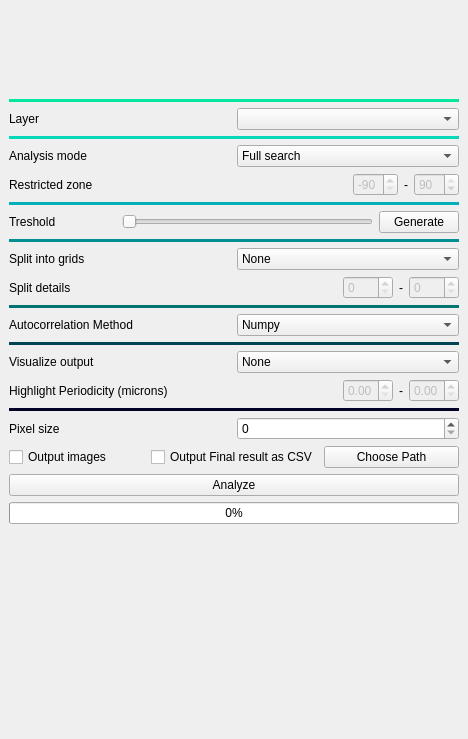
<?xml version="1.0" encoding="UTF-8"?>
<ui version="4.0">
 <class>K2: Wave Breaker</class>
 <widget class="QMainWindow" name="K2: Wave Breaker">
  <property name="geometry">
   <rect>
    <x>0</x>
    <y>0</y>
    <width>468</width>
    <height>739</height>
   </rect>
  </property>
  <property name="windowTitle">
   <string>MainWindow</string>
  </property>
  <widget class="QWidget" name="centralwidget">
   <layout class="QVBoxLayout" name="verticalLayout_2">
    <item>
     <layout class="QVBoxLayout" name="verticalLayout">
      <property name="leftMargin">
       <number>0</number>
      </property>
      <item>
       <layout class="QHBoxLayout" name="horizontalLayout">
        <property name="sizeConstraint">
         <enum>QLayout::SetFixedSize</enum>
        </property>
        <property name="bottomMargin">
         <number>20</number>
        </property>
        <item>
         <widget class="QLabel" name="label_2">
          <property name="sizePolicy">
           <sizepolicy hsizetype="Minimum" vsizetype="Minimum">
            <horstretch>0</horstretch>
            <verstretch>0</verstretch>
           </sizepolicy>
          </property>
          <property name="minimumSize">
           <size>
            <width>440</width>
            <height>64</height>
           </size>
          </property>
          <property name="maximumSize">
           <size>
            <width>440</width>
            <height>64</height>
           </size>
          </property>
          <property name="autoFillBackground">
           <bool>false</bool>
          </property>
          <property name="frameShape">
           <enum>QFrame::NoFrame</enum>
          </property>
          <property name="text">
           <string/>
          </property>
          <property name="textFormat">
           <enum>Qt::PlainText</enum>
          </property>
          <property name="pixmap">
           <pixmap>Artboard4.png</pixmap>
          </property>
          <property name="scaledContents">
           <bool>true</bool>
          </property>
          <property name="alignment">
           <set>Qt::AlignCenter</set>
          </property>
          <property name="wordWrap">
           <bool>false</bool>
          </property>
         </widget>
        </item>
       </layout>
      </item>
      <item>
       <widget class="Line" name="line_3">
        <property name="sizePolicy">
         <sizepolicy hsizetype="Minimum" vsizetype="Minimum">
          <horstretch>0</horstretch>
          <verstretch>0</verstretch>
         </sizepolicy>
        </property>
        <property name="minimumSize">
         <size>
          <width>0</width>
          <height>2</height>
         </size>
        </property>
        <property name="styleSheet">
         <string notr="true">border: 5px solid #05e69f</string>
        </property>
        <property name="lineWidth">
         <number>5</number>
        </property>
        <property name="midLineWidth">
         <number>5</number>
        </property>
        <property name="orientation">
         <enum>Qt::Horizontal</enum>
        </property>
       </widget>
      </item>
      <item>
       <layout class="QHBoxLayout" name="horizontalLayout_7">
        <item>
         <widget class="QLabel" name="label_8">
          <property name="text">
           <string>Layer</string>
          </property>
         </widget>
        </item>
        <item>
         <widget class="QComboBox" name="comboBox_layer"/>
        </item>
       </layout>
      </item>
      <item>
       <widget class="Line" name="line">
        <property name="styleSheet">
         <string notr="true">border: 2px solid #05d9b9</string>
        </property>
        <property name="lineWidth">
         <number>0</number>
        </property>
        <property name="orientation">
         <enum>Qt::Horizontal</enum>
        </property>
       </widget>
      </item>
      <item>
       <layout class="QHBoxLayout" name="horizontalLayout_5">
        <item>
         <widget class="QLabel" name="label_5">
          <property name="text">
           <string>Analysis mode</string>
          </property>
         </widget>
        </item>
        <item>
         <widget class="QComboBox" name="comboBox_mode">
          <item>
           <property name="text">
            <string>Full search</string>
           </property>
          </item>
          <item>
           <property name="text">
            <string>Restrict angle</string>
           </property>
          </item>
         </widget>
        </item>
       </layout>
      </item>
      <item>
       <layout class="QHBoxLayout" name="horizontalLayout_6">
        <item>
         <widget class="QLabel" name="label_6">
          <property name="text">
           <string>Restricted zone</string>
          </property>
         </widget>
        </item>
        <item>
         <spacer name="horizontalSpacer">
          <property name="orientation">
           <enum>Qt::Horizontal</enum>
          </property>
          <property name="sizeHint" stdset="0">
           <size>
            <width>40</width>
            <height>20</height>
           </size>
          </property>
         </spacer>
        </item>
        <item>
         <widget class="QSpinBox" name="spinBox_zoneLeft">
          <property name="enabled">
           <bool>false</bool>
          </property>
          <property name="maximumSize">
           <size>
            <width>50</width>
            <height>16777215</height>
           </size>
          </property>
          <property name="minimum">
           <number>-90</number>
          </property>
          <property name="maximum">
           <number>90</number>
          </property>
          <property name="value">
           <number>-90</number>
          </property>
         </widget>
        </item>
        <item alignment="Qt::AlignHCenter">
         <widget class="QLabel" name="label_7">
          <property name="text">
           <string>-</string>
          </property>
         </widget>
        </item>
        <item>
         <widget class="QSpinBox" name="spinBox_zoneRight">
          <property name="enabled">
           <bool>false</bool>
          </property>
          <property name="maximumSize">
           <size>
            <width>50</width>
            <height>16777215</height>
           </size>
          </property>
          <property name="minimum">
           <number>-90</number>
          </property>
          <property name="maximum">
           <number>90</number>
          </property>
          <property name="value">
           <number>90</number>
          </property>
         </widget>
        </item>
       </layout>
      </item>
      <item>
       <widget class="Line" name="line_2">
        <property name="styleSheet">
         <string notr="true">border: 2px solid #03afb8</string>
        </property>
        <property name="orientation">
         <enum>Qt::Horizontal</enum>
        </property>
       </widget>
      </item>
      <item>
       <layout class="QHBoxLayout" name="horizontalLayout_8">
        <item>
         <widget class="QLabel" name="label_9">
          <property name="text">
           <string>Treshold</string>
          </property>
         </widget>
        </item>
        <item>
         <spacer name="horizontalSpacer_2">
          <property name="orientation">
           <enum>Qt::Horizontal</enum>
          </property>
          <property name="sizeType">
           <enum>QSizePolicy::Fixed</enum>
          </property>
          <property name="sizeHint" stdset="0">
           <size>
            <width>60</width>
            <height>0</height>
           </size>
          </property>
         </spacer>
        </item>
        <item>
         <widget class="QSlider" name="threshSlider">
          <property name="enabled">
           <bool>true</bool>
          </property>
          <property name="maximum">
           <number>255</number>
          </property>
          <property name="orientation">
           <enum>Qt::Horizontal</enum>
          </property>
         </widget>
        </item>
        <item>
         <widget class="QPushButton" name="genThresh">
          <property name="text">
           <string>Generate</string>
          </property>
         </widget>
        </item>
       </layout>
      </item>
      <item>
       <widget class="Line" name="line_4">
        <property name="styleSheet">
         <string notr="true">border: 2px solid #028f92</string>
        </property>
        <property name="orientation">
         <enum>Qt::Horizontal</enum>
        </property>
       </widget>
      </item>
      <item>
       <layout class="QHBoxLayout" name="horizontalLayout_12">
        <item>
         <widget class="QLabel" name="label_13">
          <property name="text">
           <string>Split into grids</string>
          </property>
         </widget>
        </item>
        <item>
         <widget class="QComboBox" name="comboBox_gridsplit">
          <item>
           <property name="text">
            <string>None</string>
           </property>
          </item>
          <item>
           <property name="text">
            <string>Auto</string>
           </property>
          </item>
          <item>
           <property name="text">
            <string>Manual</string>
           </property>
          </item>
         </widget>
        </item>
       </layout>
      </item>
      <item>
       <layout class="QHBoxLayout" name="horizontalLayout_11">
        <item>
         <widget class="QLabel" name="label_11">
          <property name="text">
           <string>Split details</string>
          </property>
         </widget>
        </item>
        <item>
         <spacer name="horizontalSpacer_3">
          <property name="orientation">
           <enum>Qt::Horizontal</enum>
          </property>
          <property name="sizeHint" stdset="0">
           <size>
            <width>40</width>
            <height>20</height>
           </size>
          </property>
         </spacer>
        </item>
        <item>
         <widget class="QSpinBox" name="spinBox_gridLeft">
          <property name="enabled">
           <bool>false</bool>
          </property>
          <property name="maximumSize">
           <size>
            <width>50</width>
            <height>16777215</height>
           </size>
          </property>
          <property name="minimum">
           <number>0</number>
          </property>
          <property name="maximum">
           <number>1000000</number>
          </property>
          <property name="value">
           <number>0</number>
          </property>
         </widget>
        </item>
        <item alignment="Qt::AlignHCenter">
         <widget class="QLabel" name="label_12">
          <property name="text">
           <string>-</string>
          </property>
         </widget>
        </item>
        <item>
         <widget class="QSpinBox" name="spinBox_gridRight">
          <property name="enabled">
           <bool>false</bool>
          </property>
          <property name="maximumSize">
           <size>
            <width>50</width>
            <height>16777215</height>
           </size>
          </property>
          <property name="minimum">
           <number>0</number>
          </property>
          <property name="maximum">
           <number>100000</number>
          </property>
          <property name="value">
           <number>0</number>
          </property>
         </widget>
        </item>
       </layout>
      </item>
      <item>
       <widget class="Line" name="line_17">
        <property name="styleSheet">
         <string notr="true">border: 2px solid #027371</string>
        </property>
        <property name="orientation">
         <enum>Qt::Horizontal</enum>
        </property>
       </widget>
      </item>
      <item>
       <layout class="QHBoxLayout" name="horizontalLayout_2">
        <item>
         <widget class="QLabel" name="label_3">
          <property name="text">
           <string>Autocorrelation Method</string>
          </property>
         </widget>
        </item>
        <item>
         <widget class="QComboBox" name="comboBox_AutocorMethod">
          <item>
           <property name="text">
            <string>Numpy</string>
           </property>
          </item>
          <item>
           <property name="text">
            <string>Miso</string>
           </property>
          </item>
         </widget>
        </item>
       </layout>
      </item>
      <item>
       <widget class="Line" name="line_18">
        <property name="styleSheet">
         <string notr="true">border: 2px solid #024451</string>
        </property>
        <property name="orientation">
         <enum>Qt::Horizontal</enum>
        </property>
       </widget>
      </item>
      <item>
       <layout class="QHBoxLayout" name="horizontalLayout_10">
        <item>
         <widget class="QLabel" name="label_10">
          <property name="text">
           <string>Visualize output</string>
          </property>
         </widget>
        </item>
        <item>
         <widget class="QComboBox" name="comboBox_visOutput">
          <item>
           <property name="text">
            <string>None</string>
           </property>
          </item>
          <item>
           <property name="text">
            <string>2D PCA</string>
           </property>
          </item>
          <item>
           <property name="text">
            <string>3D</string>
           </property>
          </item>
         </widget>
        </item>
       </layout>
      </item>
      <item>
       <layout class="QHBoxLayout" name="horizontalLayout_14">
        <item>
         <widget class="QLabel" name="label_15">
          <property name="text">
           <string>Highlight Periodicity (microns)</string>
          </property>
         </widget>
        </item>
        <item>
         <spacer name="horizontalSpacer_4">
          <property name="orientation">
           <enum>Qt::Horizontal</enum>
          </property>
          <property name="sizeHint" stdset="0">
           <size>
            <width>40</width>
            <height>20</height>
           </size>
          </property>
         </spacer>
        </item>
        <item>
         <widget class="QDoubleSpinBox" name="doubleSpinBox_visLeft">
          <property name="enabled">
           <bool>false</bool>
          </property>
          <property name="maximumSize">
           <size>
            <width>50</width>
            <height>16777215</height>
           </size>
          </property>
         </widget>
        </item>
        <item alignment="Qt::AlignHCenter">
         <widget class="QLabel" name="label_16">
          <property name="text">
           <string>-</string>
          </property>
         </widget>
        </item>
        <item>
         <widget class="QDoubleSpinBox" name="doubleSpinBox_visRight">
          <property name="enabled">
           <bool>false</bool>
          </property>
          <property name="maximumSize">
           <size>
            <width>50</width>
            <height>16777215</height>
           </size>
          </property>
         </widget>
        </item>
       </layout>
      </item>
      <item>
       <widget class="Line" name="line_19">
        <property name="styleSheet">
         <string notr="true">border: 2px solid #020024</string>
        </property>
        <property name="orientation">
         <enum>Qt::Horizontal</enum>
        </property>
       </widget>
      </item>
      <item>
       <layout class="QHBoxLayout" name="horizontalLayout_13">
        <item>
         <widget class="QLabel" name="label_14">
          <property name="text">
           <string>Pixel size</string>
          </property>
         </widget>
        </item>
        <item>
         <widget class="QSpinBox" name="spinBox_pixel">
          <property name="maximum">
           <number>9999999</number>
          </property>
         </widget>
        </item>
       </layout>
      </item>
      <item>
       <layout class="QHBoxLayout" name="horizontalLayout_9">
        <item>
         <widget class="QCheckBox" name="checkBox_outImg">
          <property name="text">
           <string>Output images</string>
          </property>
         </widget>
        </item>
        <item>
         <widget class="QCheckBox" name="checkBox_outCSV">
          <property name="text">
           <string>Output Final result as CSV</string>
          </property>
         </widget>
        </item>
        <item>
         <widget class="QPushButton" name="pushButton_File">
          <property name="text">
           <string>Choose Path</string>
          </property>
         </widget>
        </item>
       </layout>
      </item>
      <item>
       <widget class="QPushButton" name="analyze">
        <property name="text">
         <string>Analyze</string>
        </property>
       </widget>
      </item>
      <item>
       <widget class="QProgressBar" name="progressBar">
        <property name="value">
         <number>0</number>
        </property>
       </widget>
      </item>
     </layout>
    </item>
    <item>
     <spacer name="verticalSpacer">
      <property name="orientation">
       <enum>Qt::Vertical</enum>
      </property>
      <property name="sizeType">
       <enum>QSizePolicy::MinimumExpanding</enum>
      </property>
      <property name="sizeHint" stdset="0">
       <size>
        <width>20</width>
        <height>40</height>
       </size>
      </property>
     </spacer>
    </item>
   </layout>
  </widget>
  <widget class="QMenuBar" name="menubar">
   <property name="geometry">
    <rect>
     <x>0</x>
     <y>0</y>
     <width>468</width>
     <height>37</height>
    </rect>
   </property>
  </widget>
 </widget>
 <resources/>
 <connections/>
</ui>
